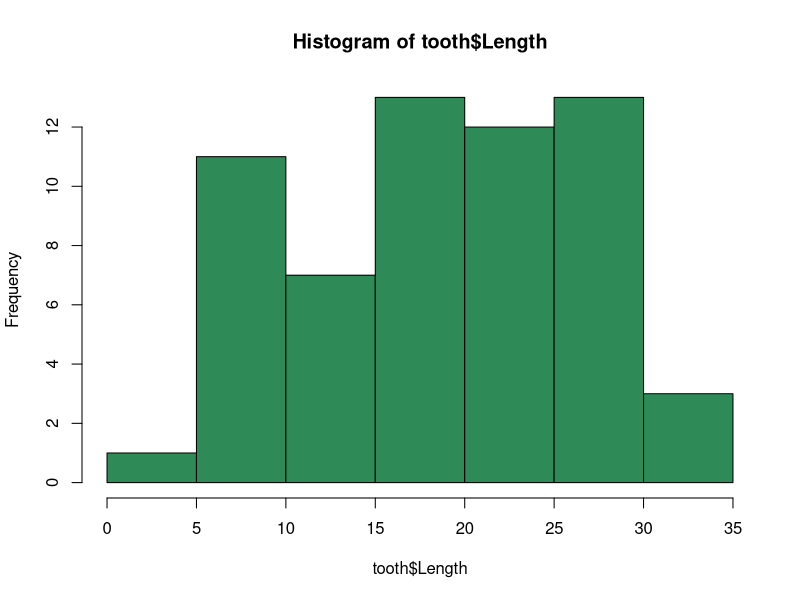
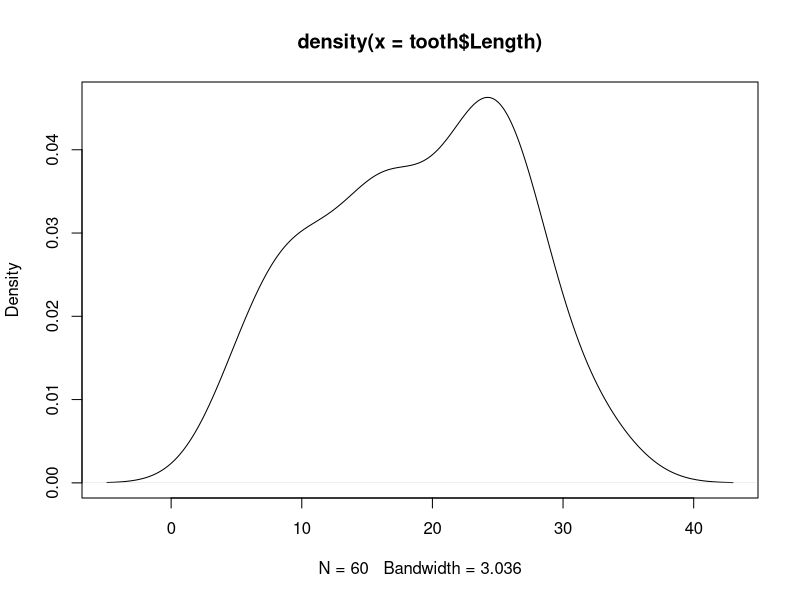
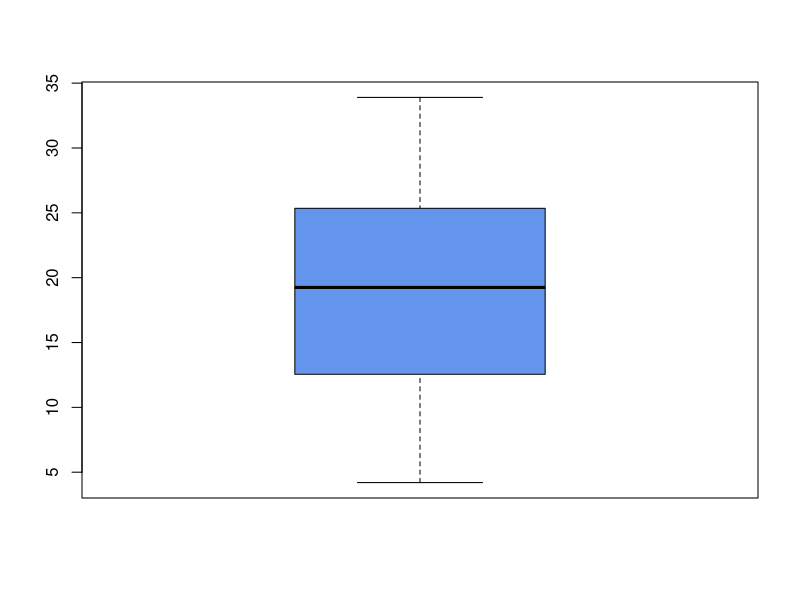

These figures' R source, in order: (Note: this script raises an error after producing the figures.)


data("ToothGrowth")

tooth = ToothGrowth

colnames(tooth) = c('Length', 'Supplement', 'Dose')



set.seed(123)

sample1 = tooth[1:30,]

sample2 = tooth[31:60,]




# ***** ON TOOTH
# ______________

# Basics Statistics

# Mean, Mediun, Mode,

mean(tooth$Length)

# [1] 18.81333

median(tooth$Length)

# [1] 19.25


mode(tooth$Dose)

sd(tooth$Length)

# [1] 7.649315

###################################################################################

# Histogram - Skewness, Kutoses

hist(tooth$Length, col = 'seagreen')

plot(density(tooth$Length))


library(e1071)

skewness(tooth$Length)

# Skew = 3 * (Mean - Median) / SD

# [1] -0.1425376 {Negative skewness, distribution slightly skewed left}



kurtosis(tooth$Length)

# [1] -1.042514 

###################################################################################


# Check Outliers (Box Plot) - ALso use percentile at 90%, 95%, 99%

boxplot(tooth$Length, col = 'cornflowerblue')

quantile(tooth$Length, 0.90)

# 27.3


quantile(tooth$Length, 0.95)

# 29.57


quantile(tooth$Length, 0.99)

# 33.07

###################################################################################


# Check Central Limit Theorum with 5 samples of 10 observations each.. 

ind = sample(5, nrow(tooth), replace = FALSE, prob = c(0.2, 0.2, 0.2, 0.2, 0.2))

s1 = tooth[ind == 1,]
s2 = tooth[ind == 2,]
s3 = tooth[ind == 3,]
s4 = tooth[ind == 4,]
s5 = tooth[ind == 5,]


# Actual Mean

mean(tooth$Length)
# [1] 18.81333



# Samples Mean from only 3 sets

mean(s1$Length)
# [1] 20.64286

mean(s4$Length)
# [1] 21.48182

mean(s5$Length)
# [1] 17.9

## Mean of 3 Samples mean

(20.6428 + 21.4181 + 17.9) / 3
# [1] 19.98697

###################################################################################



# Distribution - Normal, Binomial?






###################################################################################



# Variance, Correlation, Co-variance, Standerd Deviation

var(tooth$Length)
# [1] 58.51202

var(tooth$Dose)
# [1] 0.3954802

cor(tooth$Length, tooth$Dose)
# [1] 0.8026913    {Strong positive correlation}

cov(tooth$Length, tooth$Dose)
# [1] 3.861299     {Positive covariance}



# Normalization & Standerdization

# Fourier Transformation



# ***** SAMPLE 1 and 2
# ____________________

# Creat Hypothesis

# T-test, Anaova, check p value (Check Standerd Error of mean in table)



